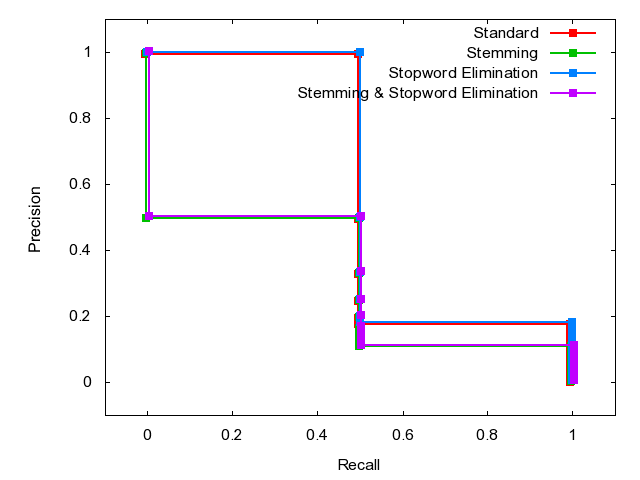

Source code (gnuplot):

	set terminal png
	set output 'Q43.png'
	set ylabel 'Precision'
	set xlabel 'Recall'
	set xrange [-0.1:1.1]
	set yrange [-0.1:1.1]
	plot 'Q43.dat' index 0 using 1:2 w linespoints lw 2 pt 5 title 'Standard', \
'Q43.dat' index 1 using 1:2 w linespoints lw 2 pt 5 title 'Stemming', \
'Q43.dat' index 2 using 1:2 w linespoints lw 2 pt 5 title 'Stopword Elimination', \
'Q43.dat' index 3 using 1:2 w linespoints lw 2 pt 5 title 'Stemming & Stopword Elimination'
